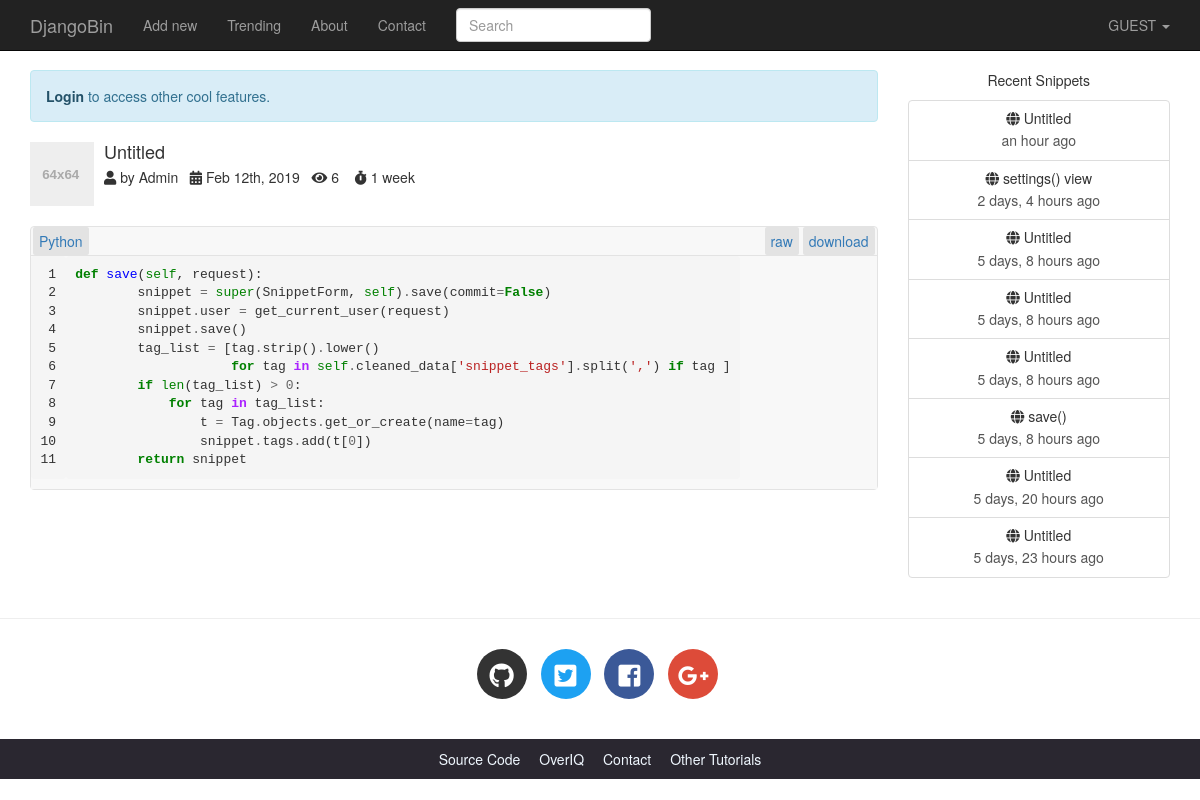
The app's page /15500010680526094/ with its own data.
### djangobin/models.py (models this page shows, shortened)
class Snippet(models.Model):
    title = models.CharField(max_length=200, blank=True)
    original_code = models.TextField()
    highlighted_code = models.TextField(blank=True, help_text="Read only field. Will contain the \
                                    syntax-highlited version of the original code.")
    expiration = models.CharField(max_length=10, choices=Pref.expiration_choices)
    exposure = models.CharField(max_length=10, choices=Pref.exposure_choices)
    hits = models.IntegerField(default=0, help_text='Read only field. Willd be updated after every visit to snippet.')
    slug = models.SlugField(help_text='Read only field. Will be updated automatically.')
    created_on = models.DateTimeField(auto_now_add=True)
    language = models.ForeignKey(Language, on_delete=models.CASCADE)
    user = models.ForeignKey(User, on_delete=models.CASCADE)
    tags = models.ManyToManyField('Tag', blank=True)
    def highlight(self):
        fomatter = HtmlFormatter(linenos=True)
        return highlight(self.original_code, self.language.get_lexer(), fomatter)
    def get_absolute_url(self):
        return reverse('djangobin:snippet_detail', args=[self.slug])
    def save(self, *args, **kwargs):
        if not self.slug:
            self.slug = str(time.time()).replace('.', '')
        self.highlighted_code = self.highlight()
        if not self.title:
            self.title = "Untitled"
        super(Snippet, self).save(*args, **kwargs)
    class Meta:
        ordering = ['-created_on']

class Language(models.Model):
    name = models.CharField(max_length=100)
    lang_code = models.CharField(max_length=100, unique=True, verbose_name='Language Code')
    slug = models.SlugField(max_length=100, unique=True)
    mime = models.CharField(max_length=100, help_text='MIME to use when sending snipper as file')
    file_extension = models.CharField(max_length=10)
    created_on = models.DateTimeField(auto_now_add=True)
    updated_on = models.DateTimeField(auto_now=True)
    def get_lexer(self):
        return lexers.get_lexer_by_name(self.lang_code)
    def __str__(self):
        return self.name
    class Meta:
        ordering = ['name']

### djangobin/decorators.py (the view)
    def wrapper(request, *args, **kwargs):
        snippet = Snippet.objects.get(slug=kwargs.get('snippet_slug'))
        if snippet.exposure == 'private' and request.user != snippet.user:
            raise Http404
        return func(request, *args, **kwargs)

### djangobin/context_processors.py (called while the page is built)
def recent_snippets(request):
    return dict(recent_snippets=Snippet.objects.filter(exposure='public').order_by('-id')[:8])

### djangobin/views.py (called while the page is built)
@private_snippet
def snippet_detail(request, snippet_slug):
    snippet = get_object_or_404(Snippet, slug=snippet_slug)
    snippet.hits += 1
    snippet.save()
    return render(request, 'djangobin/snippet_detail.html', {'snippet': snippet})

### djangobin/templates/djangobin/snippet_detail.html (shortened to what this page needs)
{% extends 'djangobin/base.html' %}
{% load static %}
{% block main %}
    <div class="media post-meta">
        <div class="media-left">
            <a href="#">
                <img alt="64x64" class="media-object" data-src="holder.js/64x64" data-holder-rendered="true" style="width: 64px; height: 64px;">
            </a>
        </div>
        <div class="media-body">
            <h4 class="media-heading">{{ snippet.title|default:"Untitled" }}</h4>
            <p>
                <i class="fas fa-user" data-toggle="tooltip" title="" data-original-title="Paste creator"></i> by
                {{ snippet.user.username|capfirst }} &nbsp;
                <i class="fas fa-calendar-alt" data-toggle="tooltip" title="" data-original-title="Creation Date" ></i>
                <time title="{{ snippet.created_on }}">{{ snippet.created_on|date:"M jS,  Y" }}</time><span> &nbsp;</span>
                <i class="fas fa-eye"  data-toggle="tooltip" title="" data-original-title="Visits to this paste" ></i>
                {{ snippet.hits }} &nbsp;&nbsp;
                <i class="fas fa-stopwatch" data-toggle="tooltip" title="" data-original-title="Expiration time"></i>
                {{ snippet.expiration }}  &nbsp;
            </p>
        </div>
    </div>
    <div class="codeblock">
        <div class="toolbar clearfix">
            <span class="at-left"><a href="{% url 'djangobin:trending_snippets' snippet.language.slug %}">{{ snippet.language }}</a></span>
            <span class="at-right">
                <a href="{% url 'djangobin:raw_snippet' snippet.slug %}">raw</a>
                 <a href="{% url 'djangobin:download_snippet' snippet.slug %}">download</a>
            </span>
        </div>
        <div class="code-wrapper">{{ snippet.highlighted_code|safe }}</div>
    </div>
{% endblock %}

### djangobin/templates/djangobin/base.html (shortened to what this page needs)
<!DOCTYPE html>
<html lang="en">
<head>
    {% load static %}
    {% load humanize %}
    <link rel="stylesheet" href="{% static 'djangobin/css/bootstrap.min.css' %}" >
    <link rel="stylesheet" href="{% static 'djangobin/css/bootstrap-select.min.css' %}" >
    <link href="https://use.fontawesome.com/releases/v5.0.7/css/all.css" rel="stylesheet">
    <link rel="stylesheet" href="{% static 'djangobin/css/main.css' %}">
    <link rel="stylesheet" href="{% static 'djangobin/css/default.css' %}">
</head>
<body>
<nav class="navbar navbar-default navbar-inverse navbar-fixed-top">
    <div class="container">
        <div class="navbar-header">
            <a class="navbar-brand" href="{% url 'djangobin:index' %}">DjangoBin</a>
        </div>
        <div class="collapse navbar-collapse" id="bs-example-navbar-collapse-1">
            <ul class="nav navbar-nav">
                <li {% if request.path == '/' %}class='active'{% endif %} >
                    <a href="{% url 'djangobin:index' %}">Add new</a>
                </li>
                <li {% if request.path == '/trending/' %}class='active'{% endif %}>
                     <a href="{% url 'djangobin:trending_snippets' %}">Trending<span class="sr-only">(current)</span></a>
                </li>
                <li {% if request.path == '/about/' %}class='active'{% endif %}>
                    <a href="">About</a>
                </li>
                <li {% if request.path == '/contact/' %}class='active'{% endif %}>
                    <a href="{% url 'djangobin:contact' %}">Contact</a>
                </li>
            </ul>
            <form action="" class="navbar-form navbar-left" method="get">
                <div class="form-group">
                    <input type="text" name="query" class="form-control" placeholder="Search" value="">
                </div>
            </form>
            <ul class="nav navbar-nav navbar-right">
                <li class="dropdown">
                    <a href="#" class="dropdown-toggle" data-toggle="dropdown" role="button"
                       aria-haspopup="true" aria-expanded="false">
                        {% if request.user.is_authenticated %}
                            {{ request.user.username|upper }}
                        {% else %}
                            GUEST
                        {% endif %}
                        <span class="caret"></span>
                    </a>
                </li>
            </ul>
        </div>
    </div>
</nav>
<div class="container">
    <div class="row">
        <div class="col-lg-9 col-md-9">
            {% if not request.user.is_authenticated and not request.path == '/login/'  %}
                <p class="alert alert-info">
                  <a href="{% url 'djangobin:login' %}?next={{ request.path }}" class="alert-link">Login</a> to access other cool features.
                </p>
            {% endif %}
            {% block main %}{% endblock %}
        </div>
        <div class="col-lg-3 col-md-3 text-center hidden-sm hidden-xs">
            <p>Recent Snippets</p>
            <div class="list-group">
              {% for recent_snippet in recent_snippets %}
                  <a href="{{ recent_snippet.get_absolute_url }}" class="list-group-item">
                      <h5 class="list-group-item-heading"><span class="fa fa-globe
"></span> {{ recent_snippet.title }}</h5>
                      <p class="list-group-item-text">{{ recent_snippet.created_on|naturaltime }}</p>
                  </a>
              {% endfor %}
            </div>
        </div>
    </div>
</div>
<hr>
<footer>
    <div class="social-icons">
        <div class="container text-center">
            <ul class="list-inline">
                <li class="list-inline-item social-github">
                    <a href="https://github.com/">
                        <i class="fab fa-github"></i>
                    </a>
                </li>
                <li class="list-inline-item social-twitter">
                    <a href="https://twitter.com/">
                        <i class="fab fa-twitter-square"></i>
                    </a>
                </li>
                <li class="list-inline-item social-facebook">
                    <a href="https://www.facebook.com/">
                        <i class="fab fa-facebook-square"></i>
                    </a>
                </li>
                <li class="list-inline-item social-google-plus">
                    <a href="https://plus.google.com/">
                        <i class="fab fa-google-plus-g"></i>
                    </a>
                </li>
            </ul>
        </div>
    </div>
    <div class="main-footer">
        <div class="container text-center">
            <ul>
                <li><a href="#">Source Code</a></li>
                <li><a href="#">OverIQ</a></li>
                <li><a href="#">Contact</a></li>
                <li><a href="#">Other Tutorials</a></li>
            </ul>
        </div>
    </div>
</footer>
</body>
</html>

### djangobin/static/djangobin/css/main.css (style rules this page uses)
body { padding-top: 70px; }
.social-icons { margin: 30px 0; }
footer .social-icons ul.list-inline li a { display: block; width: 50px; height: 50px; color: #fff; border-radius: 100%; font-size: 25px; line-height: 50px; }
footer .social-icons ul.list-inline li.social-github a { background-color: #333; transition: all .2s ease-in-out; }
footer .social-icons ul.list-inline li.social-twitter a { background-color: #1da1f2; transition: all .2s ease-in-out; }
footer .social-icons ul.list-inline li.social-facebook a { background-color: #3b5998; transition: all .2s ease-in-out; }
footer .social-icons ul.list-inline li.social-google-plus a { background-color: #dd4b39; transition: all .2s ease-in-out; }
.main-footer { background-color: #2a2730; }
.main-footer ul { margin-top: 10px; padding-left: 0; }
.main-footer li { display: inline; }
.main-footer li a { color: aliceblue; }
.main-footer li+ li { margin-left: 15px; }
.codeblock { margin-bottom: 20px; border: 1px solid #e3e3e3; border-radius: 4px; background-color: #f8f8f8; }
.codeblock pre { border: none; }
.codeblock .code-wrapper { overflow-x: auto; }
.post-meta { margin-bottom: 20px; }
.toolbar { padding: 4px 2px; border-bottom: 1px solid #e3e3e3; }
.toolbar span.at-right { float: right; }
.toolbar a { padding: 4px 6px; background-color: #e3e3e3; border-radius: 2px; }

### djangobin/static/djangobin/css/default.css (style rules this page uses)
.highlight { background: #f8f8f8; }
.highlight .k { color: #008000; font-weight: bold }
.highlight .o { color: #666666 }
.highlight .kc { color: #008000; font-weight: bold }
.highlight .nb { color: #008000 }
.highlight .nf { color: #0000FF }
.highlight .ow { color: #AA22FF; font-weight: bold }
.highlight .w { color: #bbbbbb }
.highlight .mi { color: #666666 }
.highlight .s1 { color: #BA2121 }
.highlight .bp { color: #008000 }

### records on screen
Snippet: title "Untitled", user.username "Admin", created_on "Feb 12th, 2019", hits "6", expiration "1 week", language "Python", highlighted_code "1 2 3 4 5 6 7 8 9 10 11 def save ( self , request ): snippet = super ( SnippetForm , self ) . save ( commit = False ) snippet . user = get_current_user ( request ) snippet . save () tag_list = [ tag . strip () . lower () for tag in self . cleaned_data [ 'snippet_tags' ] . split ( ',' ) if tag ] if len ( tag_list ) > 0 : for tag in tag_list : t = Tag . objects . get_or_create ( name = tag ) snippet . tags . add ( t [ 0 ]) return snippet", created_on "5 days, 20 hours ago"
Snippet: title "Untitled", created_on "an hour ago"
Snippet: title "settings() view", created_on "2 days, 4 hours ago"
Snippet: title "Untitled", created_on "5 days, 8 hours ago"
Snippet: title "Untitled", created_on "5 days, 8 hours ago"
Snippet: title "Untitled", created_on "5 days, 8 hours ago"
Snippet: title "save()", created_on "5 days, 8 hours ago"
Snippet: title "Untitled", created_on "5 days, 23 hours ago"
